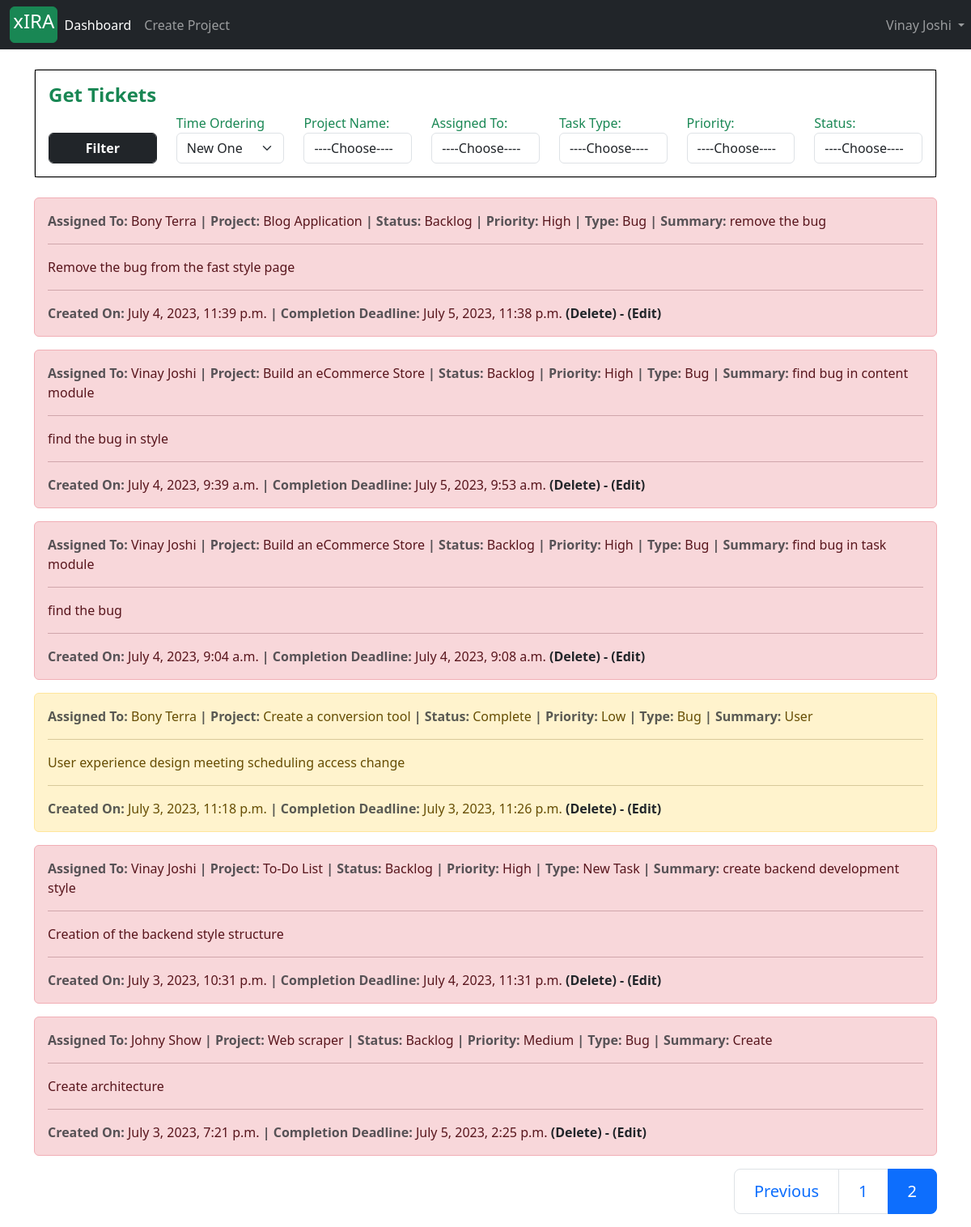
Page /ticket/manage/?page=2 (signed in) on the committed database.
### accounts/models.py (models this page shows, shortened)
class Account(AbstractBaseUser):
    first_name           = models.CharField(max_length=50)
    last_name            = models.CharField(max_length=50)
    work_email           = models.EmailField(max_length=100, unique=True)
    contact_number       = models.CharField(max_length=50)
    work_profile         = models.CharField(max_length=30, choices=choices)
    date_joined     = models.DateTimeField(auto_now_add=True)
    last_login      = models.DateTimeField(auto_now_add=True)
    is_admin        = models.BooleanField(default=False)
    is_staff        = models.BooleanField(default=False)
    is_active        = models.BooleanField(default=False)
    is_superadmin        = models.BooleanField(default=False)
    USERNAME_FIELD = 'work_email'
    REQUIRED_FIELDS = ['first_name', 'last_name']
    objects = MyAccountManager()
    def __str__(self):
        return f'{self.first_name} {self.last_name}'
    def is_project_manager(self):
        try:
            temp = ProjectManager.objects.get(project_manager__id=self.id)
            is_manager = True
        except ProjectManager.DoesNotExist:
            is_manager = False
        return is_manager

### tickets/models.py (models this page shows, shortened)
class Task(models.Model):
    project       = models.ForeignKey(Project, on_delete=models.CASCADE)
    task_type     = models.CharField(max_length=30, choices = task_type_choices)
    short_summary = models.CharField(max_length=80)
    description   = models.TextField(max_length=500)
    assignee     = models.ForeignKey(Account, on_delete=models.CASCADE)
    status        = models.CharField(max_length=25, choices=status_field)
    priority      = models.CharField(max_length=25, choices=priority_field)
    start_date    = models.DateTimeField(auto_now_add=True)
    estimated_end_date = models.DateTimeField()
    def task_as_back_log(self):
        current_time = datetime.datetime.now().astimezone()
        estimated_end_date = self.estimated_end_date.astimezone()
        if self.status == 'Complete':
            return False
        if current_time >= estimated_end_date:
            self.status = 'Backlog'
            self.save()
            return True
        else:
            return False

### projects/models.py (models this page shows)
class Project(models.Model):
    project_name         = models.CharField(max_length=30)
    project_description  = models.TextField(max_length=600, blank=True)
    project_category     = models.CharField(max_length=30, choices=choices)
    project_manager      =  models.ForeignKey(ProjectManager, on_delete=models.SET_NULL, null=True)
    assignees            =  models.ManyToManyField(Account)
    start_date           = models.DateTimeField(auto_now_add=True)
    estimated_end_date   = models.DateTimeField()
    def __str__(self):
        return self.project_name

### tickets/views.py (the view, shortened to what this page needs)
# urls.py: path('manage/', views.manage_ticket, name='manage_ticket'),
@login_required(login_url='login')
def manage_ticket(request):
    url = get_url(request)
    if request.user.is_project_manager():
        project_coice_tuple_list, assignee_choice_tuple_list = get_choice_fields(request.user)
        context = {
            'project_choice': project_coice_tuple_list,
            'assignee_choice': assignee_choice_tuple_list,
            'status_choice': status_field,
            'task_type_choice': task_type_choices,
            'priority_choice': priority_field,
        }
        all_task_query = get_all_tickets_project_manager(request.user)
        for temp_task in all_task_query:
            temp_task.task_as_back_log()
        query_dic = request.GET
        if 'project_id' in query_dic:
            if query_dic['project_id'] != '' and len(all_task_query) > 0:
                all_task_query = all_task_query.filter(project__id=int(query_dic['project_id']))
        if 'assignee_id' in query_dic:
            if query_dic['assignee_id'] != '' and len(all_task_query) > 0:
                all_task_query = all_task_query.filter(assignee__id=int(query_dic['assignee_id']))
        if 'task_type' in query_dic:
            if query_dic['task_type'] != '' and len(all_task_query) > 0:
                all_task_query = all_task_query.filter(task_type=query_dic['task_type'])
        if 'priority' in query_dic:
            if query_dic['priority'] != '' and len(all_task_query) > 0:
                all_task_query = all_task_query.filter(priority=query_dic['priority'])
        if 'status' in query_dic:
            if query_dic['status'] != '' and len(all_task_query) > 0:
                all_task_query = all_task_query.filter(status=query_dic['status'])
        all_task_query = all_task_query.order_by('-start_date')
        page_no = request.GET.get('page')
        page_object = Paginator(all_task_query, 6)
        if page_no is None:
            all_task_query = page_object.get_page(1)
        else:
            all_task_query = page_object.get_page(page_no)
        context['tasks'] = all_task_query
        context['url'] = url
    return render(request, 'manage_ticket.html', context)

### projects/forms.py
class ProjectCreationForm(forms.ModelForm):
    class Meta:
        model = Project
        fields = ('project_name', 'project_category', 'project_description', 'estimated_end_date')
        widgets = {
            'project_name': forms.TextInput(attrs={'class': 'form-control',  }),
            'project_category': forms.Select(attrs={'class': 'form-control', }),
            'project_description': forms.Textarea(attrs={'class': 'form-control', 'rows':4, 'cols':15}),
        }

### accounts/models.py (called while the page is built)
    def get_all_project(self):
        return self.project_set.all()

### projects/context_processors.py (called while the page is built)
def create_project_form(request):
    form = ProjectCreationForm()
    context = {
        'project_creation_form': form
    }
    return context

### tickets/views.py (called while the page is built)
def get_all_tickets_project_manager(user):
    project_manager = ProjectManager.objects.get(project_manager__id=user.id)
    projects = project_manager.get_all_project()
    if len(projects) >= 1:
        project_1 = projects[0]
        all_tickets = Task.objects.filter(project__id=project_1.id)
        for i in range(1, len(projects)):
            all_tickets = all_tickets | Task.objects.filter(project__id=projects[i].id)
        return all_tickets
    return None

def get_choice_fields(user):
    project_manager = ProjectManager.objects.get(project_manager__id=user.id)
    project_choice = project_manager.get_all_project()
    assignee_choice = set()
    for projects in project_choice:
        assignee_choice = assignee_choice.union(set(projects.assignees.all()))
    project_coice_tuple_list = []
    assignee_choice_tuple_list = []
    for pr_choice in project_choice:
        project_coice_tuple_list.append((pr_choice.id, pr_choice))
    for ass_choice in assignee_choice:
        assignee_choice_tuple_list.append((ass_choice.id, ass_choice))
    return project_coice_tuple_list, assignee_choice_tuple_list

def get_url(request):
    url = ""
    count = 0
    for j in request.GET:
        if j != 'page':
            count += 1
    if count > 0:
        url += "?"
    for item in request.GET:
        if item != 'page':
            temp_url = item + "=" + request.GET.get(item) + "&"
            url += temp_url
    if url[-1:] == "&":
        url = url[:-1]
    return url

### templates/manage_ticket.html (shortened to what this page needs)
{% extends 'base.html' %}
{% block content %}
{% load tz %}
<div class="container mt-4">
    <div class="card mx-auto">
      <article class="card-body"  style="border: 1px solid black;">
		<header class="text-success"><h4><strong class="card-title">Get Tickets</strong></h4></header>
		<form action = "{% url 'manage_ticket' %}" method="GET">
				<div class="form-group row">
					<div class="col form-group" style="">
                        	<button class="btn btn-dark form-control" href="#"><strong>Filter</strong></button>
            		</div>
					<div class="col form-group">
							<label class="text-success" for="">Time Ordering</label>
							<select class="form-select" name="order_by">
							  <option value="1" selected>New One</option>
							</select>
				</div>
					<div class="col form-group">
						<label class="text-success" for="project_id">Project Name:</label>
						<select class="form-control" name="project_id">
						<option value="">----Choose----</option>
						</select>
					</div>
					<div class="col form-group">
						<label class="text-success" for="assignee_id">Assigned To:</label>
						<select class="form-control" name="assignee_id">
						<option value="">----Choose----</option>
						</select>
					</div>
					<div class="col form-group">
			            <label class="text-success" for="">Task Type:</label>
						<select class="form-control" name="task_type">
						<option value="">----Choose----</option>
						</select>
					</div>
					<div class="col form-group">
			            <label class="text-success" for="">Priority:</label>
						<select class="form-control" name="priority">
						<option value="">----Choose----</option>
						</select>
					</div>
					<div class="col form-group">
			            <label class="text-success" for="">Status:</label>
						<select class="form-control" name="status">
						<option value="">----Choose----</option>
						</select>
					</div>
		</form>
		</article>
    </div>
</div>
<div class="container mt-4">
	{% for task in tasks %}
	<div class="alert alert-{% if task.task_as_back_log %}danger{% elif task.status == 'Open' %}primary{% elif task.status == 'In Progress' %}info{% elif task.status == 'Complete' %}warning{% endif %}" role="alert">
		<strong class="text-muted"> Assigned To: </strong>
		{{task.assignee}}
		<strong class="text-muted">| Project: </strong>
		{{task.project}}
		<strong class="text-muted">| Status: </strong>
	    {{task.status|capfirst}}
	 	<strong class="text-muted">| Priority: </strong>
	    {{task.priority}}
		<strong class="text-muted">| Type: </strong>
	    {{task.task_type}}
		<strong class="text-muted">| Summary: </strong>
	    {{task.short_summary}}
	 	<hr>
	 	<p>{{task.description}}</p>
	 	<hr>
	<strong class="text-muted"> Created On: </strong>
	 {{task.start_date|timezone:"Asia/Kolkata"}}
	<strong class="text-muted">| Completion Deadline: </strong>
	 {{task.estimated_end_date|timezone:"Asia/Kolkata"}}
	<a class="text-dark" href="{% url 'delete_ticket' task.id %}" style="text-decoration: none;"><strong> (Delete) -</strong></a>
 	<a class="text-dark" href="{% url 'edit_ticket' task.id %}" style="text-decoration: none;"><strong> (Edit)</strong></a>
	</div>
	{% endfor %}
<nav aria-label="Page navigation example">
	  <ul class="pagination justify-content-end pagination-lg">
		{% if url %}
		  	{% if tasks.has_previous %}
		  		<li class="page-item"><a class="page-link" href="{{url}}&page={{tasks.previous_page_number}}">Previous</a></li>
		  	{% endif %}
		{%  else %}
		  	{% if tasks.has_previous %}
		  		<li class="page-item"><a class="page-link" href="?page={{tasks.previous_page_number}}">Previous</a></li>
		  	{% endif %}
		{% endif %}
			  {% for page_no in tasks.paginator.page_range %}
		  		{% if tasks.number == page_no %}
					{% if url %}
		  				<li class="page-item active"><a class="page-link" href="{{url}}&page={{page_no}}">{{page_no}}</a></li>
		  			{%  else %}
		  				<li class="page-item active"><a class="page-link" href="?page={{page_no}}">{{page_no}}</a></li>
		  			{% endif %}
		  		{% else %}
					{% if url %}
		  				<li class="page-item "><a class="page-link" href="{{url}}&page={{page_no}}">{{page_no}}</a></li>
		  			{%  else %}
		  				<li class="page-item "><a class="page-link" href="?page={{page_no}}">{{page_no}}</a></li>
		  			{% endif %}
		  		{% endif %}
		  	{% endfor %}
	  </ul>
</nav>
</div>
{% endblock %}

### templates/base.html (shortened to what this page needs)
<!doctype html>
<html lang="en">
  <head>
    <link href="https://cdn.jsdelivr.net/npm/bootstrap@5.3.0/dist/css/bootstrap.min.css" rel="stylesheet">
    <link href="https://cdnjs.cloudflare.com/ajax/libs/font-awesome/6.4.0/css/fontawesome.min.css" rel="stylesheet" type="text/css">
  </head>
        <nav class="navbar navbar-expand-lg navbar-dark bg-dark">
          <div class="container-fluid">
            <a href="{% url 'instruction_page' %}" class="btn btn-success" style="--bs-btn-padding-y: .2rem; --bs-btn-padding-x: .2rem; --bs-btn-font-size: .5rem;"><h4>xIRA</h4></a>
            <div class="collapse navbar-collapse" id="navbarSupportedContent">
              <ul class="navbar-nav me-auto mb-2 mb-lg-0">
                {% if user.is_authenticated %}
                  <li class="nav-item">
                    <a class="nav-link active" aria-current="page" href="{% url 'dashboard' %}">Dashboard</a>
                  </li>
                {% endif %}
                {% if user.is_authenticated and user.is_project_manager %}
                  <li class="nav-item">
                    <a class="nav-link" type="button"  data-bs-toggle="modal" data-bs-target="#projectCreationModal">Create Project</a>
                  </li>
                {% endif %}
                {% if user.is_authenticated %}
            <ul class = "navbar-nav position-absolute bottom-1 end-0">
                  <li class="nav-item dropdown">
                        <a class="nav-link dropdown-toggle" id="navbarDropdown" role="button" data-bs-toggle="dropdown" aria-haspopup="true" aria-expanded="false">
                                        {{ user.first_name}} {{user.last_name}}
                        </a>
                </li>
            </ul>
                {% endif %}
              </ul>
            </div>
          </div>
        </nav>
{% block content %}
{% endblock %}
</html>

### rows in the picture
Account: first_name "Vinay", last_name "Joshi"
Task: assignee "Bony Terra", project "Blog Application", status "Backlog", priority "High", task_type "Bug", short_summary "remove the bug", description "Remove the bug from the fast style page", start_date "July 4, 2023, 11:39 p.m.", estimated_end_date "July 5, 2023, 11:38 p.m."
Task: assignee "Vinay Joshi", project "Build an eCommerce Store", status "Backlog", priority "High", task_type "Bug", short_summary "find bug in content module", description "find the bug in style", start_date "July 4, 2023, 9:39 a.m.", estimated_end_date "July 5, 2023, 9:53 a.m."
Task: assignee "Vinay Joshi", project "Build an eCommerce Store", status "Backlog", priority "High", task_type "Bug", short_summary "find bug in task module", description "find the bug", start_date "July 4, 2023, 9:04 a.m.", estimated_end_date "July 4, 2023, 9:08 a.m."
Task: assignee "Bony Terra", project "Create a conversion tool", status "Complete", priority "Low", task_type "Bug", short_summary "User", description "User experience design meeting scheduling access change", start_date "July 3, 2023, 11:18 p.m.", estimated_end_date "July 3, 2023, 11:26 p.m."
Task: assignee "Vinay Joshi", project "To-Do List", status "Backlog", priority "High", task_type "New Task", short_summary "create backend development style", description "Creation of the backend style structure", start_date "July 3, 2023, 10:31 p.m.", estimated_end_date "July 4, 2023, 11:31 p.m."
Task: assignee "Johny Show", project "Web scraper", status "Backlog", priority "Medium", task_type "Bug", short_summary "Create", description "Create architecture", start_date "July 3, 2023, 7:21 p.m.", estimated_end_date "July 5, 2023, 2:25 p.m."

### other values in the picture
{{ page_no }} "1"
{{ page_no }} "2"
